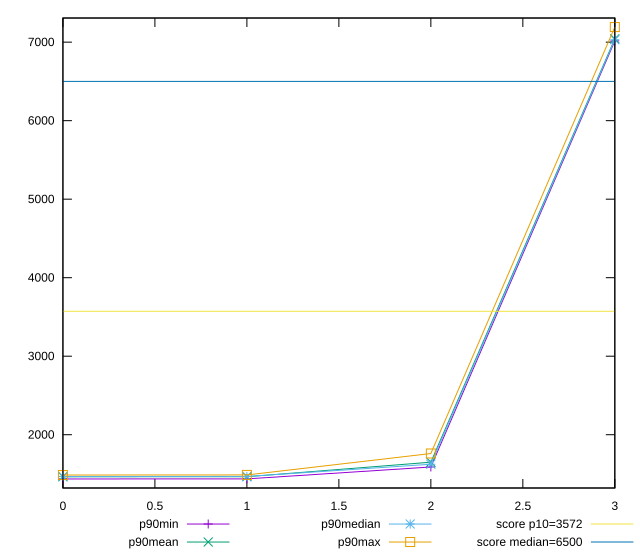

Write gnuplot code to recreate this figure.
reset

$p90Min <<EOF
0 1436.406
1 1437.5549999999998
2 1589.0114999999998
3 7015.371999999999
EOF

$p90Mean <<EOF
0 1464.5098404255325
1 1465.3341510638297
2 1650.3060414893614
3 7042.032808510636
EOF

$p90Median <<EOF
0 1467.2069999999999
1 1468.35435
2 1624.2195000000002
3 7030.76
EOF

$p90Max <<EOF
0 1486.4789999999998
1 1487.8770000000002
2 1760.65
3 7192.304
EOF

set key outside below
set xrange [0:3]
set yrange [1321.28804:7307.42196]
set trange [1321.28804:7307.42196]
set terminal svg size 640, 560 enhanced background rgb 'white'
set output "reports/report_00031_2021-02-24T23-18-18.084Z/first-cpu-idle/progression/value.svg"

plot $p90Min title "p90min" with linespoints, \
     $p90Mean title "p90mean" with linespoints, \
     $p90Median title "p90median" with linespoints, \
     $p90Max title "p90max" with linespoints, \
     3572 title "score p10=3572", \
     6500 title "score median=6500"

reset
